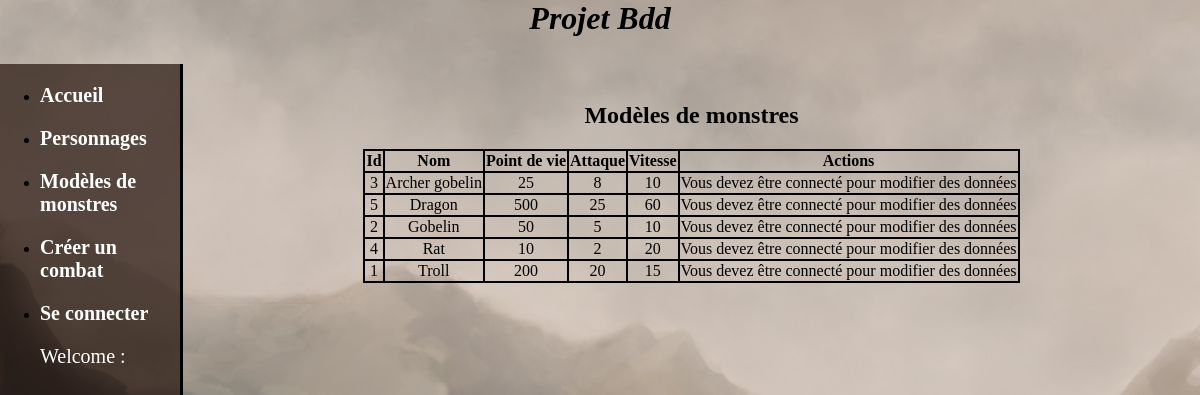
Page /view/pattern_studio.php on the committed database.
### tables this page shows
CREATE TABLE `Monstre` (
  `IdMonstre` int(3) NOT NULL,
  `Nom` varchar(30) NOT NULL,
  `PV` int(3) NOT NULL,
  `ATK` int(3) NOT NULL,
  `VIT` int(3) NOT NULL
);

### view/config.php (called while the page is built)
<?php
  $domaine = "http://localhost/projetbdd/";
 ?>

### modele/fonction_pattern.php (called while the page is built, shortened)
<?php
  function select_pattern(){
    include 'bdd.php';
    $req = $pdo->prepare("SELECT *  from 	Monstre ORDER BY Nom ASC;");
    $req -> execute();
    return $req;
  }
 ?>

### view/pattern_studio.php (the view, shortened to what this page needs)
<html>
  <head>
    <?php include 'config.php'; ?>
  </head>
  <body>
    <div id="head">
      <?php
        include 'header.php';
        include '../modele/fonction_pattern.php';
      ?>
    </div>
    <?php
      include 'nav.php';
    ?>
    <div>
      <br>
      <center><h2>Modèles de monstres</h2></center>
      <center>
        <table>
          <tr>
            <th>Id</th>
            <th>Nom</th>
            <th>Point de vie</th>
            <th>Attaque</th>
            <th>Vitesse </th>
            <th>Actions</th>
            <?php $patterns = select_pattern(); ?>
          </tr>
          <tr>
            <?php while ($pattern = $patterns->fetch()) {
              ?>
              <tr>
                <td><?php echo $pattern['IdMonstre']; ?></td>
                <td><?php echo $pattern['Nom']; ?></td>
                <td><p title="PV"><?php echo $pattern['PV']; ?></p></td>
                <td><p title="ATK"><?php echo $pattern['ATK']; ?></p></td>
                <td><p title="VIT"><?php echo $pattern['VIT']; ?></p></td>
                <td>
                  <?php
                    if(empty($_SESSION["login"])){
                    echo "Vous devez être connecté pour modifier des données";
                  }
                  else {
                    if($_SESSION["credit"]>=2){ ?>
                    <a href="form_pattern.php?action=edition&amp;id=<?php echo $pattern['IdMonstre']; ?>">Modifier</a>
                    <?php
                    if($_SESSION["credit"]>=3){ ?>
                    <a href="pattern_studio.php?supprimer=<?php echo $pattern['IdMonstre']; ?>">Supprimer</a>
                    <?php
                  }}}?>
                </td>
              </tr>
              <?php
            }
            ?>
          </tr>
        </table>
        <br>
      </center>
    </div>
  </body>
</html>

### view/header.php (shortened to what this page needs)
<html>
<head>
  <?php
   include 'config.php';
  ?>
  <link rel="stylesheet" href="<?php echo $domaine; ?>ressources/css/styles.css?v=p">
</head>
<body>
  <div id="banner">
    <a class="without_deco" href="home.php"><h1>Projet Bdd</h1></a>
  </div>
</body>
</html>

### view/nav.php
<html>
  <div id="menu">
    <ul>
      <li><a class="without_deco" href="home.php"><h3>Accueil</h3></a></li>
      <li><a class="without_deco" href="caracter_studio.php"><h3>Personnages</h3></a></li>
      <li><a class="without_deco" href="pattern_studio.php"><h3>Modèles de monstres</h3></a></li>
      <li><a class="without_deco" href="battle_studio.php"><h3>Créer un combat</h3></a></li>
      <?php if(empty($_SESSION["login"])) {
         echo "<li><a class='without_deco' href='connection.php'><h3>Se connecter</h3></a></li>";
       } else
         echo "<li><a class='without_deco' href='../controller/deconnection_controller.php'><h3>Déconnexion</h3></a></li>";
         echo "<p id='welcome'>Welcome :" . $_SESSION['login'] . "</p>";
        ?>
    </ul>
  </div>
</html>

### ressources/css/styles.css (style rules this page uses)
body { background-image: url(../fond.jpg); margin: 0; padding: 0; }
#banner { height: 8%; border-bottom: solidacceuil; }
h1 { text-align: center; font-style: italic; }
#menu { width: 15%; border-right: solid; height: 100%; background-color: rgba(36, 19, 12, 0.7); float: left; position: relative; }
h3 { color: white; font-size: 20px; }
#welcome { color: white; font-size: 20px; }
#head { background-image: url(../fond.jpg); }
table, th, td { text-align: center; border: 2px solid black; border-collapse: collapse; }
.without_deco { text-decoration: none; color: black; border: none; }

### rows in the picture
monstre: IdMonstre "3", Nom "Archer gobelin", PV "25", ATK "8", VIT "10"
monstre: IdMonstre "5", Nom "Dragon", PV "500", ATK "25", VIT "60"
monstre: IdMonstre "2", Nom "Gobelin", PV "50", ATK "5", VIT "10"
monstre: IdMonstre "4", Nom "Rat", PV "10", ATK "2", VIT "20"
monstre: IdMonstre "1", Nom "Troll", PV "200", ATK "20", VIT "15"
